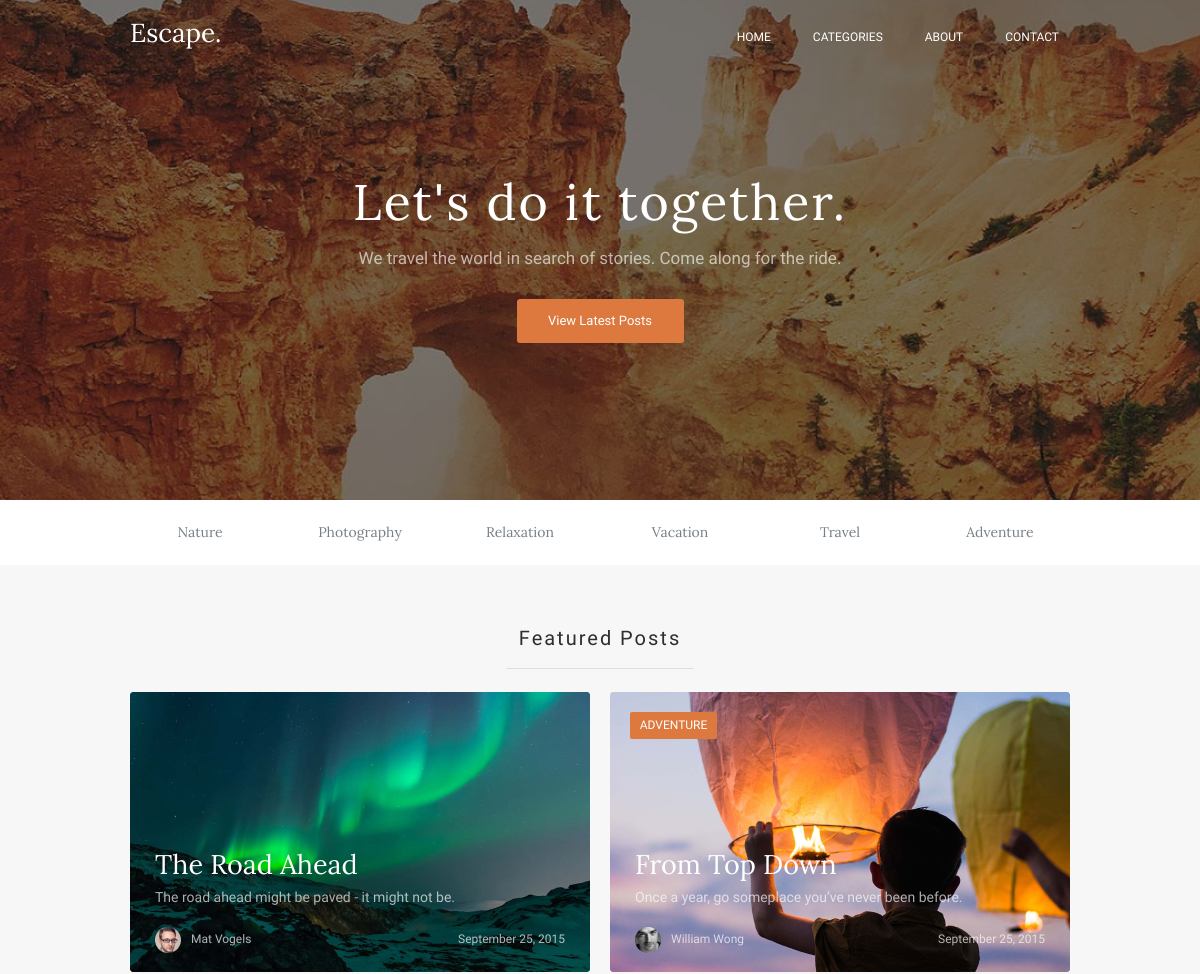
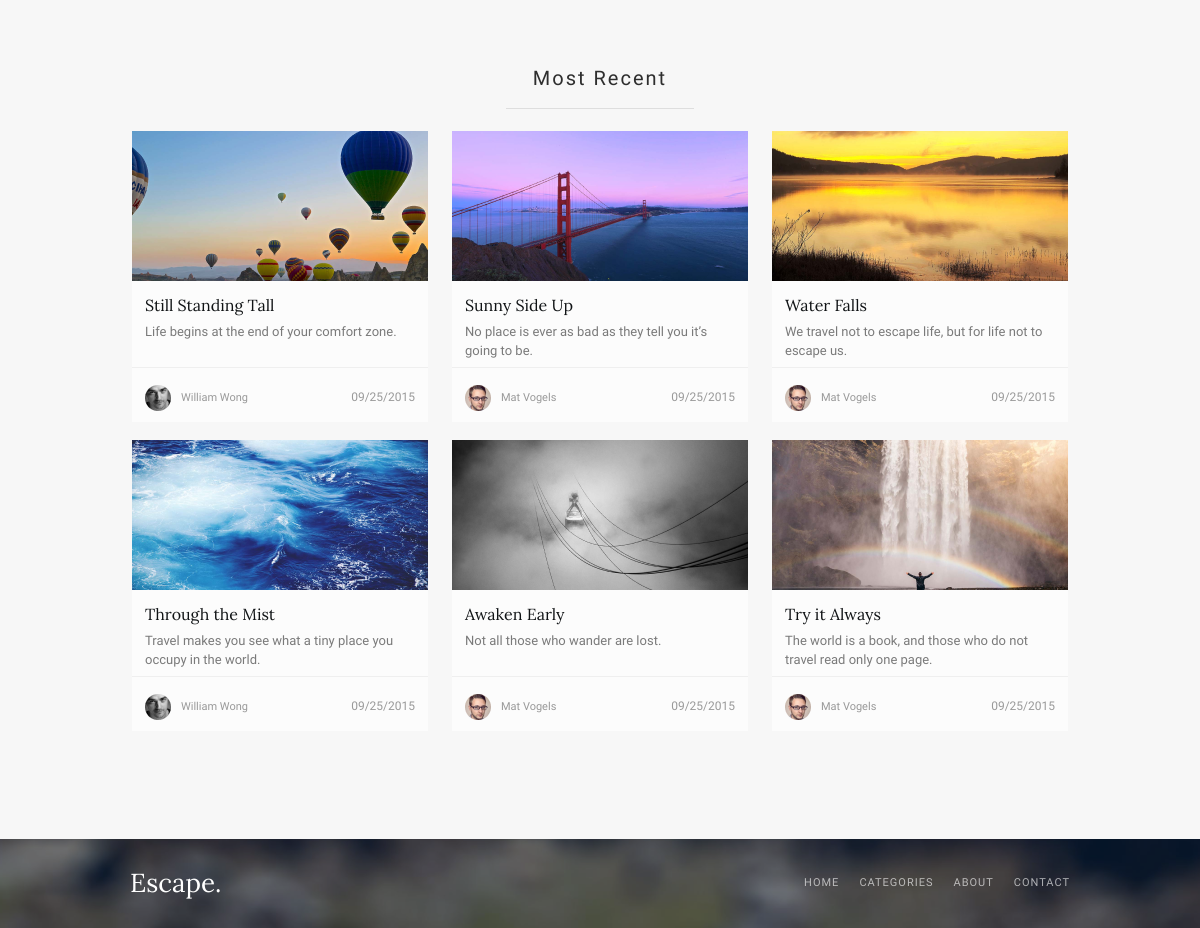
The app's page /home.php with its own data (2 pictures, top to bottom).
### tables this page shows
CREATE TABLE 
    post (
        `id` 			    INT NOT NULL AUTO_INCREMENT,
        `is_feautured`	    TINYINT(1) DEFAULT 0 NOT NULL,
        `image_url` 	    VARCHAR(255) NOT NULL,
        `image_preview_url` VARCHAR(255) NOT NULL,
        `image_alt`         VARCHAR(255) NOT NULL,
        `title` 		    VARCHAR(255) NOT NULL,
        `subtitle` 		    VARCHAR(255) NOT NULL,
        `text`			    TEXT NOT NULL,
        `avatar_url` 	    VARCHAR(255) NOT NULL,
        `author` 		    VARCHAR(255) NOT NULL,
        `time_stamp` 	    INT NOT NULL,
        `sticker` 		    VARCHAR(255) NOT NULL,
        PRIMARY KEY (`id`)
    );

### data/sql/UsingDB.php (called while the page is built, shortened)
<?php
function getDataFromDB(&$featuredPosts, &$mostRecent, mysqli $conn): void
{
    $sql = "SELECT * FROM post";
    $result = $conn->query($sql);
}
function getModifier($className, $idFeautured)
{
    if ($idFeautured == 1) {
        $modifier = 'big';
    };
    if ($idFeautured == 0) {
        $modifier = 'small';
    };
    return $className . '_' . $modifier;
}

### post_preview.php (the view)
<?php
$date = $post['is_feautured'] ? date("F j, Y", $post['time_stamp']) : date("m/d/Y", $post['time_stamp']);
?>
<div class="posts__card card <?= getModifier('card_', $post['is_feautured']) ?>">
    <a class="card__link" href="/post?id=<?= $post['id'] ?>">
        <img class="card__image" src="<?= $post['image_preview_url'] ?>">
        <?php if ($post['sticker']) : ?>
            <a class="card__sticker"><?= ($post['sticker']) ?></a>
        <?php endif; ?>
        <div class="card__content <?= getModifier('card__content', $post['is_feautured']) ?>">
            <h5 class="card__title <?= getModifier('card__title', $post['is_feautured']) ?>"><?= $post['title'] ?></h5>
            <h6 class="card__subtitle <?= getModifier('card__subtitle', $post['is_feautured']) ?>"><?= $post['subtitle'] ?>
            </h6>
            <div class="card__caption <?= getModifier('card__caption', $post['is_feautured']) ?>">
                <div class="card__author <?= getModifier('card__author', $post['is_feautured']) ?>">
                    <img class="card__author-avatar <?= getModifier('card__author-avatar', $post['is_feautured']) ?>" href="#" src="<?= $post['avatar_url'] ?>">
                    <p class="card__author-name <?= getModifier('card__author-name', $post['is_feautured']) ?>"><?= $post['author'] ?></p>
                </div>
                <p class="card__date <?= getModifier('card__date', $post['is_feautured']) ?>"><?php echo $date ?>
                </p>
            </div>
        </div>
    </a>
</div>

### home.php (shortened to what this page needs)
<?php
include './data/sql/UsingDB.php';
$conn = createDBConnection();
$featuredPosts = [];
$mostRecent = [];
getDataFromDB($featuredPosts, $mostRecent, $conn);
?>
<!DOCTYPE html>
<html lang="en">
<head>
    <link rel="stylesheet" href="styles/style1.css">
</head>
<body>
    <header class="header">
        <nav class="header__navigation navigation container">
            <div class="navigation__block">
                <a class="navigation__logo_header" href="/home">Escape.</a>
                <ul class="navigation__list">
                    <li class="navigation__item"><a class="navigation__link_header" href="/home">HOME</a></li>
                    <li class="navigation__item"><a class="navigation__link_header" href="#">CATEGORIES</a></li>
                    <li class="navigation__item"><a class="navigation__link_header" href="#">ABOUT</a></li>
                    <li class="navigation__item"><a class="navigation__link_header" href="#">CONTACT</a></li>
                </ul>
            </div>
        </nav>
        <div class="header__cover container">
            <h1 class="cover__title">Let's do it together.</h1>
            <h2 class="cover__subtitle">We travel the world in search of stories. Come along for the ride.</h2>
            <a class="cover__button-link" href="#">View Latest Posts</a>
        </div>
    </header>
    <main>
        <div class="topic-bar">
            <nav class="topic-bar navigation container">
                <ul class="navigation__list">
                    <li class="navigation__item"><a class="navigation__link_topic-bar" href="#">Nature</a></li>
                    <li class="navigation__item"><a class="navigation__link_topic-bar" href="#">Photography</a></li>
                    <li class="navigation__item"><a class="navigation__link_topic-bar" href="#">Relaxation</a></li>
                    <li class="navigation__item"><a class="navigation__link_topic-bar" href="#">Vacation</a></li>
                    <li class="navigation__item"><a class="navigation__link_topic-bar" href="#">Travel</a></li>
                    <li class="navigation__item"><a class="navigation__link_topic-bar" href="#">Adventure</a></li>
                </ul>
            </nav>
        </div>
        <div class="posts container">
            <div class="posts__title-block">
                <h3 class="posts__title">Featured Posts</h3>
            </div>
            <div class="posts__content">
                <?php
                foreach ($featuredPosts as $post) {
                    include 'post_preview.php';
                }
                ?>
            </div>
            <div class="posts__title-block">
                <h3 class="posts__title">Most Recent</h3>
            </div>
            <div class="posts__content">
                <?php
                foreach ($mostRecent as $post) {
                    include 'post_preview.php';
                }
                ?>
            </div>
        </div>
    </main>
    <footer class="footer">
        <nav class="footer__navigation navigation container">
            <div class="navigation__block">
                <a class="navigation__logo_footer" href="/home">Escape.</a>
                <ul class="navigation__list">
                    <li class="navigation__item"><a class="navigation__link_footer" href="/home">HOME</a></li>
                    <li class="navigation__item"><a class="navigation__link_footer" href="#">CATEGORIES</a></li>
                    <li class="navigation__item"><a class="navigation__link_footer" href="#">ABOUT</a></li>
                    <li class="navigation__item"><a class="navigation__link_footer" href="#">CONTACT</a></li>
                </ul>
            </div>
        </nav>
    </footer>
</body>
</html>

### records on screen
post: image_preview_url (picture), title "The Road Ahead", subtitle "The road ahead might be paved - it might not be.", avatar_url (picture), author "Mat Vogels", date "September 25, 2015"
post: image_preview_url (picture), sticker "ADVENTURE", title "From Top Down", subtitle "Once a year, go someplace you’ve never been before.", avatar_url (picture), author "William Wong", date "September 25, 2015"
post: image_preview_url (picture), title "Still Standing Tall", subtitle "Life begins at the end of your comfort zone.", avatar_url (picture), author "William Wong", date "09/25/2015"
post: image_preview_url (picture), title "Sunny Side Up", subtitle "No place is ever as bad as they tell you it’s going to be.", avatar_url (picture), author "Mat Vogels", date "09/25/2015"
post: image_preview_url (picture), title "Water Falls", subtitle "We travel not to escape life, but for life not to escape us.", avatar_url (picture), author "Mat Vogels", date "09/25/2015"
post: image_preview_url (picture), title "Through the Mist", subtitle "Travel makes you see what a tiny place you occupy in the world.", avatar_url (picture), author "William Wong", date "09/25/2015"
post: image_preview_url (picture), title "Awaken Early", subtitle "Not all those who wander are lost.", avatar_url (picture), author "Mat Vogels", date "09/25/2015"
post: image_preview_url (picture), title "Try it Always", subtitle "The world is a book, and those who do not travel read only one page.", avatar_url (picture), author "Mat Vogels", date "09/25/2015"
